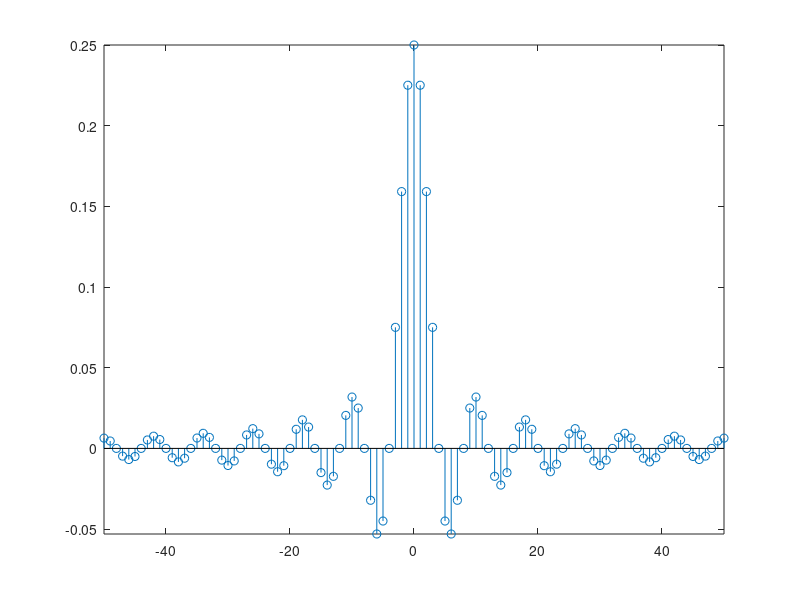
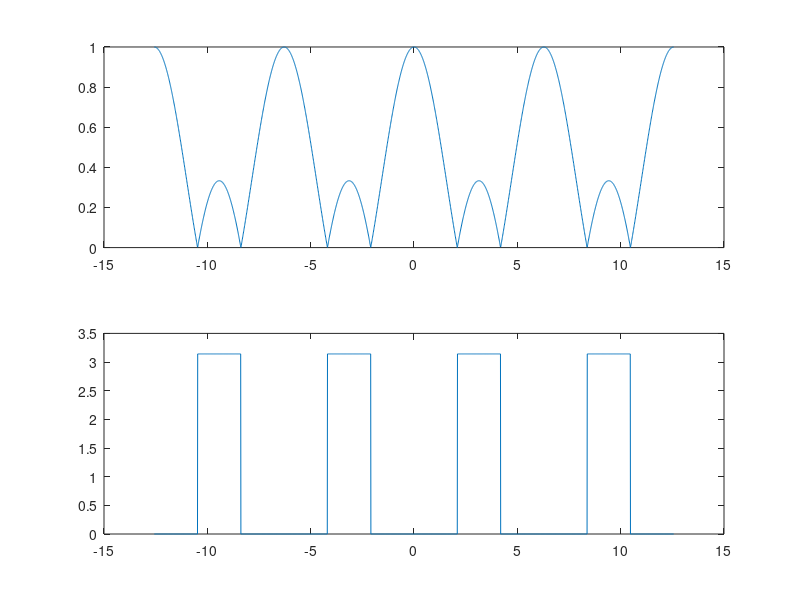
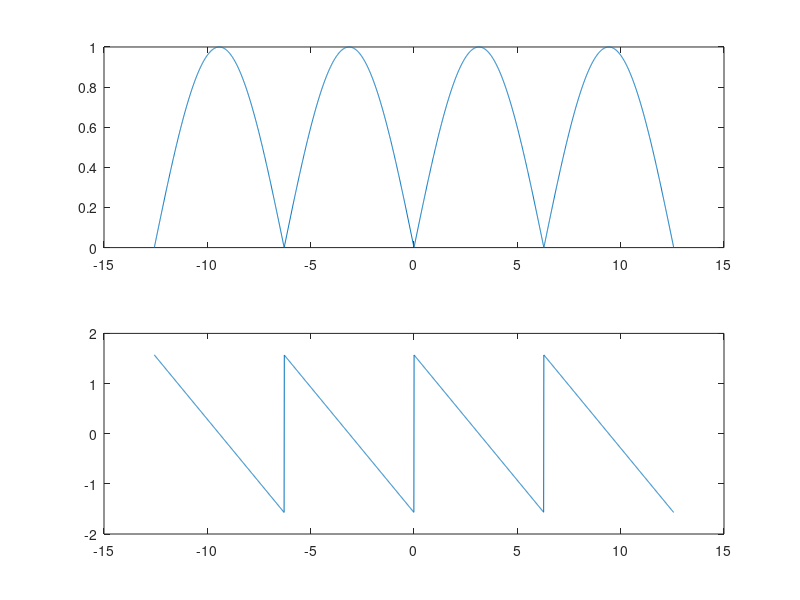
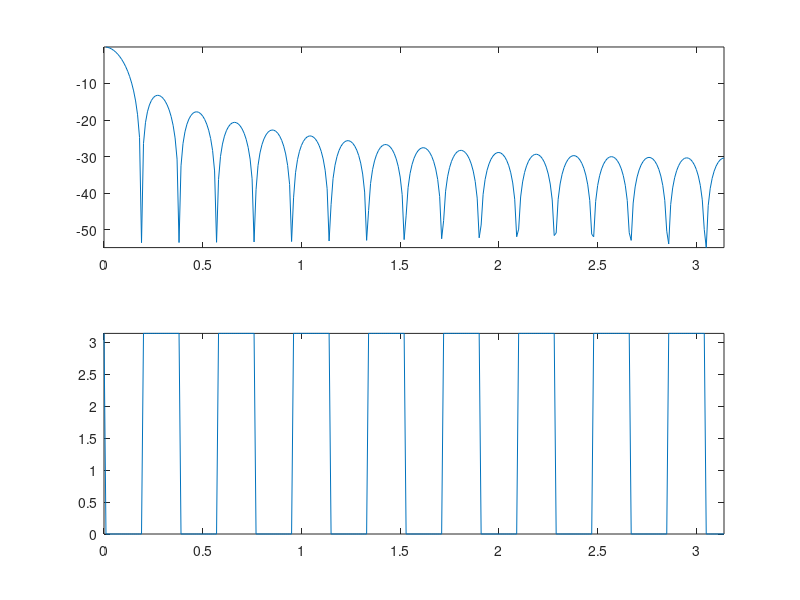

MATLAB code to generate these figures, in order: (Note: this script raises an error after producing the figures.)
%% time domain representation of Ideal Frequency Selective Filter (IFF)

OmegaC = pi/4;
n1 = -50:50;
h = OmegaC/pi*sinc(OmegaC*n1/pi);
stem(n1,h);
axis tight
% this is a box in frequency domain

%% Non Ideal Frequency Selective Filter (NFF)

% a three point average is a low pass filer:
% y(n) = [x(n-1)+x(n)+x(n+1)]/3
% H(w) = [1+2cos(w)]/3

o = -4*pi:0.01:4*pi;
H = (1+2*cos(o))/3;
figure
subplot(2,1,1);
plot(o,abs(H) );
subplot(2,1,2);
plot(o,angle(H) );

% a difference is a high pass filer:
% y(n) = [x(n)-x(n-1)]/2
% H(w) = je^(-jw/2)sin(w/2)

o = -4*pi:0.01:4*pi;
H = exp(-1i*o/2)*1i.*(sin(o/2));
figure
subplot(2,1,1);
plot(o,abs(H) );
subplot(2,1,2);
plot(o,angle(H) );

%% moving average

o = 0:0.01:1*pi;
M = 16;
N = 16;
H = 1/(N+M+1)*exp(1i*o*(N-M)/2).*sin(o*(M+N+1)/2)./sin(o/2);
figure
subplot(2,1,1);
plot(o,20*log10(abs(H)) ); axis tight;
subplot(2,1,2);
plot(o,angle(H) ); axis tight;

% effect of changing M,N
figure 
[M,N] = deal(16);
H = 1/(N+M+1)*exp(1i*o*(N-M)/2).*sin(o*(M+N+1)/2)./sin(o/2);
plot(o,20*log10(abs(H)) ); hold on;

[M,N] = deal(32);
H = 1/(N+M+1)*exp(1i*o*(N-M)/2).*sin(o*(M+N+1)/2)./sin(o/2);
plot(o,20*log10(abs(H)) ); hold on;

[M,N] = deal(64);
H = 1/(N+M+1)*exp(1i*o*(N-M)/2).*sin(o*(M+N+1)/2)./sin(o/2);
plot(o,20*log10(abs(H)) ); hold on;

%% MA with different weights b_k

% ----------- weighted moving average
n1 = -100:100;
h = 2/33*sinc(2*n1/33); 
idx = find(abs(n1)>32);
h(idx)=0;
figure;stem(n1,h)


M = 500;
k = -M:M;
w = (pi/M)*k;

H = h*(exp(-1i*pi/M)).^(n1'*k);

% with fft
U = fftshift(fft(h,1001));

% ---------- simple moving average
[M,N] = deal(16);
H2 = 1/(N+M+1)*exp(1i*w*(N-M)/2).*sin(w*(M+N+1)/2)./sin(w/2);

figure;
plot(w,20*log10(abs(H)),'b'); xlim([-pi/4,pi/4]); hold on;
plot(w,20*log10(abs(H2)),'r'); 
plot(w,20*log10(abs(U)),'g');

%% windows (filters)

L = 64;
w1 = kaiser(L,0); % beta is tapering 
w2 = bartlett(L);
w3 = hamming(L);
w4 = kaiser(L,20);
w5 = hanning(L);
wvtool(w1,w2,w3,w4,w5);

%% effect of the windows - box 

n1 = -10:10;
h = sin(pi*n1/4)./(pi*n1); h(isnan(h))=0.25;
figure
stem(n1,h); hold on;
[h,n1] = sigshift(h,n1,10);  
stem(n1,h);

% freq(B,A,N)
[H,W] = freqz(h,1,265);
figure
subplot(2,2,1)
stem(n1,h); grid on; axis tight;
subplot(2,2,2);
plot(W/pi, abs(H)); grid on; axis tight;
subplot(2,2,3);
plot(W/pi, 20*log10(abs(H))); grid on; axis tight;
subplot(2,2,4);
plot(W/pi, unwrap(angle(H))); grid on; axis tight;

%% effect of kasier window

hw = h.*kaiser(21,5)';
[HW, W] = freqz(hw,1,265);
% figure
subplot(2,2,1); hold on;
stem(n1,hw); grid on; axis tight;
subplot(2,2,2); hold on;
plot(W/pi, abs(HW)); grid on; axis tight;
subplot(2,2,3); hold on;
plot(W/pi, 20*log10(abs(HW))); grid on; axis tight;
subplot(2,2,4); hold on;
plot(W/pi, unwrap(angle(HW))); grid on; axis tight;

%% effect of hamming window

hw = h.*hamming(21)';
[HW, W] = freqz(hw,1,265);
% figure
subplot(2,2,1); hold on;
stem(n1,hw); grid on; axis tight;
subplot(2,2,2); hold on;
plot(W/pi, abs(HW)); grid on; axis tight;
subplot(2,2,3); hold on;
plot(W/pi, 20*log10(abs(HW))); grid on; axis tight;
subplot(2,2,4); hold on;
plot(W/pi, unwrap(angle(HW))); grid on; axis tight;

%% apply filters to signal 

nx = 0:1023;
s = (1-(nx-500).^2/4).*exp(-(nx-500).^2/2/4);

n = -10:1:10;
h = sin(pi*n/4)./(pi*n); h(isnan(h))=0.25;
[y,ny] = conv_m(s,nx,h,n); 

figure
subplot(2,1,1)
plot(nx,s,'b'); axis tight; xlim([460,540]); hold on;
plot(ny,y,'r'); 

subplot(2,1,2); 
sf = fft(s,1024);
plot(linspace(0,pi,length(sf)/2), ...
    abs(sf(1:length(sf)/2)), 'b'); hold on;
sf1 = fft(y,1024);
plot(linspace(0,pi,length(sf1)/2), ...
    abs(sf1(1:length(sf1)/2)), 'r'); 

%% continue ( apply filters to signal )

[h,n] = sigshift(h,n,10); % causaul filter
[y,ny] = conv_m(s,nx,h,n);

subplot(2,1,1)
plot(ny,y,'k'); 

subplot(2,1,2); 
sf1 = fft(y,1024);
plot(linspace(0,pi,length(sf1)/2), ...
    abs(sf1(1:length(sf1)/2)), 'k'); 

%% continue (apply filters to signal)

hw = h.*kaiser(21,5)';
[y,ny] = conv_m(s,nx,hw,n);

subplot(2,1,1);
plot(ny,y,'g--');
subplot(2,1,2);
sf1 = fft(y,1024); 
plot(linspace(0,pi,length(sf1)/2), ...
    abs(sf1(1:length(sf1)/2)), 'g--'); 

%% use fir function

M = 21;
wc = 0.1;
wo = 0.4; % band-pass filter
wind = 4; % kaiser

nx = 0:1023;
s = (1-(nx-500).^2/4).*exp(-(nx-500).^2/2/4);

[b] = fir(M,wc,wo,wind);
nb = 0:length(b)-1; % causal

[y,ny] = conv_m(s,nx,b,nb); 

figure
subplot(2,1,1)
plot(nx,s,'b'); axis tight; xlim([460,540]); hold on;
plot(ny,y,'r'); 

subplot(2,1,2); 
sf = fft(s,1024);
plot(linspace(0,pi,length(sf)/2), ...
    abs(sf(1:length(sf)/2)), 'b'); hold on;
sf1 = fft(y,1024);
plot(linspace(0,pi,length(sf1)/2), ...
    abs(sf1(1:length(sf1)/2)), 'r'); 

%% fir1, fir2, firpm (Parks-McClellan optimal equiripple FIR filter design)  

% f = [0 0.25 0.75 1];
% a = [0 1 1 0];

% a band-pass filter
f = [0 0.1 0.25 0.75 0.9 1];
a = [0 0    1    1    0   0];
bpm = firpm(25, f, a);
[H,W] = freqz(bpm,1,256);

figure
subplot(2,2,1)
stem(bpm); xlabel('n'); ylabel('h[n]'); axis tight;
subplot(2,2,2)
plot(f,a,'k'); hold on;
plot(W/pi,abs(H),'r'); xlabel('\omega/\pi'); ylabel('|H|'); grid on; axis tight;
subplot(2,2,3)
plot(W/pi,20*log10(abs(H))); xlabel('\omega/\pi'); ylabel('|H| dB'); grid on; axis tight;
subplot(2,2,4)
plot(W/pi, unwrap(angle(H))); xlabel('\omega/\pi'); ylabel('angle (rad)'); grid on; axis tight;

%% firpm (Parks-McClellan optimal equiripple FIR filter design)

% a low-pass filter
f = [0 0.37 0.43 1];
a = [1 1 0 0];
bpm = firpm(42, f, a);
[H,W] = freqz(bpm,1,256);

figure
subplot(2,2,1); hold on;
stem(bpm); xlabel('n'); ylabel('h[n]'); axis tight;
subplot(2,2,2); hold on;
plot(W/pi,abs(H)); xlabel('\omega/\pi'); ylabel('|H|'); grid on; axis tight;
subplot(2,2,3); hold on;
plot(W/pi,20*log10(abs(H))); xlabel('\omega/\pi'); ylabel('|H| dB'); grid on; axis tight;
subplot(2,2,4); hold on;
plot(W/pi, unwrap(angle(H))); xlabel('\omega/\pi'); ylabel('angle (rad)'); grid on; axis tight;

bpm = firpm(82, f, a);  % increase number of points 
[H,W] = freqz(bpm,1,256);

subplot(2,2,1); 
stem(bpm); xlabel('n'); ylabel('h[n]'); axis tight;
subplot(2,2,2)
plot(W/pi,abs(H)); xlabel('\omega/\pi'); ylabel('|H|'); grid on; axis tight;
subplot(2,2,3); 
plot(W/pi,20*log10(abs(H))); xlabel('\omega/\pi'); ylabel('|H| dB'); grid on; axis tight;
subplot(2,2,4);
plot(W/pi, unwrap(angle(H))); xlabel('\omega/\pi'); ylabel('angle (rad)'); grid on; axis tight;

%% firgr (Generalized Remez FIR filter design)

br = firgr(42, [0 0.37 0.43 1], [1 1  0 0], [1 10], 'minphase');
[H,W] = freqz(br,1,256);

subplot(2,2,1); 
stem(br); xlabel('n'); ylabel('h[n]'); axis tight;
subplot(2,2,2); 
plot(W/pi,abs(H)); xlabel('\omega/\pi'); ylabel('|H|'); grid on; axis tight;
subplot(2,2,3); 
plot(W/pi,20*log10(abs(H))); xlabel('\omega/\pi'); ylabel('|H| dB'); grid on; axis tight;
subplot(2,2,4); 
plot(W/pi, unwrap(angle(H))); xlabel('\omega/\pi'); ylabel('angle (rad)'); grid on; axis tight;

%% firls (Linear-phase FIR filter design using least-squares error minimization)

br = firls(42, [0 0.37 0.43 1], [1 1  0 0]);
[H,W] = freqz(br,1,256);

subplot(2,2,1); 
stem(br); xlabel('n'); ylabel('h[n]'); axis tight;
subplot(2,2,2); 
plot(W/pi,abs(H)); xlabel('\omega/\pi'); ylabel('|H|'); grid on; axis tight;
subplot(2,2,3); 
plot(W/pi,20*log10(abs(H))); xlabel('\omega/\pi'); ylabel('|H| dB'); grid on; axis tight;
subplot(2,2,4); 
plot(W/pi, unwrap(angle(H))); xlabel('\omega/\pi'); ylabel('angle (rad)'); grid on; axis tight;

